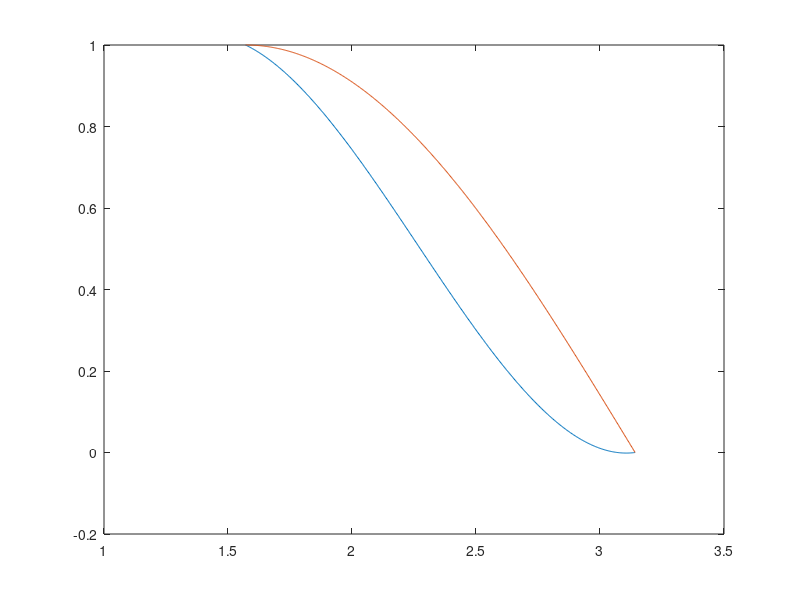

Write the MATLAB code that produced this figure.
%{
complete information
name:[Jiarui Zhao]
UID:[3030064517]
put on website:[yes]
%}
function y = code_template()   
x0 =[0 pi/2 pi 3*pi/2 2*pi 5*pi/2 3*pi 7*pi/2 4*pi];
f = [0 1 0 1 0 1 0 1 0];
N=length(f)-1;
d=zeros(N-1,1);
A=zeros(N-1,N-1);
for ii = 1:N-1
    d(ii)=6*((f(ii+2)-f(ii+1))/(x0(ii+2)-x0(ii+1))-(f(ii+1)-f(ii))/(x0(ii+1)-x0(ii)));
end
for ii =1:N-1
    A(ii,ii)=2*(x0(ii+2)-x0(ii));
end
for ii=1:N-2
    A(ii,ii+1)=x0(ii+2)-x0(ii+1);
    A(ii+1,ii)=x0(ii+3)-x0(ii+2);
end

ff=A^(-1)*d;


a=linspace(pi/2,pi, 500);
b=zeros([500,1]);
c=sin(a);
for jj=1:500
    b(jj)=(pi-a(jj))/(pi/2)+ff(1)*((pi/2)^2)/6*(((pi-a(jj))/(pi/2))^3-(pi-a(jj))/(pi/2))+ff(2)*((pi/2)^2/6)*(((a(jj)-pi/2)/(pi/2))^3-(a(jj)-pi/2)/(pi/2));
end

plot(a,b)
hold on
plot(a,c)

fprintf('the value of interpolated value of f(2.5) is%6.2f\n',(pi-2.5)/(pi/2)+ff(1)*((pi/2)^2)/6*(((pi-2.5)/(pi/2))^3-(pi-2.5)/(pi/2))+ff(2)*((pi/2)^2/6)*(((2.5-pi/2)/(pi/2))^3-(2.5-pi/2)/(pi/2)))

end



